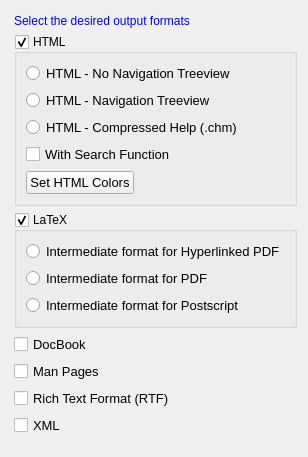
           <widget class="QWidget" name="page_Output">
            <layout class="QGridLayout" name="gridLayout_2">
             <property name="leftMargin">
              <number>14</number>
             </property>
             <property name="topMargin">
              <number>14</number>
             </property>
             <item row="7" column="0">
              <widget class="QCheckBox" name="gen_xml_CB1">
               <property name="font">
                <font>
                 <pointsize>10</pointsize>
                </font>
               </property>
               <property name="text">
                <string>XML</string>
               </property>
              </widget>
             </item>
             <item row="0" column="0">
              <widget class="QLabel" name="label_t1_d">
               <property name="palette">
                <palette>
                 <active>
                  <colorrole role="WindowText">
                   <brush brushstyle="SolidPattern">
                    <color alpha="255">
                     <red>0</red>
                     <green>0</green>
                     <blue>255</blue>
                    </color>
                   </brush>
                  </colorrole>
                 </active>
                 <inactive>
                  <colorrole role="WindowText">
                   <brush brushstyle="SolidPattern">
                    <color alpha="255">
                     <red>0</red>
                     <green>0</green>
                     <blue>255</blue>
                    </color>
                   </brush>
                  </colorrole>
                 </inactive>
                 <disabled>
                  <colorrole role="WindowText">
                   <brush brushstyle="SolidPattern">
                    <color alpha="255">
                     <red>106</red>
                     <green>104</green>
                     <blue>100</blue>
                    </color>
                   </brush>
                  </colorrole>
                 </disabled>
                </palette>
               </property>
               <property name="text">
                <string>Select the desired output formats</string>
               </property>
              </widget>
             </item>
             <item row="1" column="0">
              <widget class="QGroupBox" name="gen_html_CB1">
               <property name="title">
                <string>HTML</string>
               </property>
               <property name="checkable">
                <bool>true</bool>
               </property>
               <property name="checked">
                <bool>true</bool>
               </property>
               <layout class="QVBoxLayout" name="verticalLayout_4">
                <item>
                 <widget class="QRadioButton" name="html_plain_RB">
                  <property name="font">
                   <font>
                    <pointsize>10</pointsize>
                   </font>
                  </property>
                  <property name="text">
                   <string>HTML - No Navigation Treeview</string>
                  </property>
                  <attribute name="buttonGroup">
                   <string notr="true">buttonGroup_html</string>
                  </attribute>
                 </widget>
                </item>
                <item>
                 <widget class="QRadioButton" name="html_nav_RB">
                  <property name="font">
                   <font>
                    <pointsize>10</pointsize>
                   </font>
                  </property>
                  <property name="text">
                   <string>HTML - Navigation Treeview</string>
                  </property>
                  <attribute name="buttonGroup">
                   <string notr="true">buttonGroup_html</string>
                  </attribute>
                 </widget>
                </item>
                <item>
                 <widget class="QRadioButton" name="html_chm_RB">
                  <property name="font">
                   <font>
                    <pointsize>10</pointsize>
                   </font>
                  </property>
                  <property name="text">
                   <string>HTML - Compressed Help (.chm)</string>
                  </property>
                  <attribute name="buttonGroup">
                   <string notr="true">buttonGroup_html</string>
                  </attribute>
                 </widget>
                </item>
                <item>
                 <widget class="QCheckBox" name="html_search_CB1">
                  <property name="font">
                   <font>
                    <pointsize>10</pointsize>
                   </font>
                  </property>
                  <property name="text">
                   <string>With Search Function</string>
                  </property>
                 </widget>
                </item>
                <item>
                 <widget class="QPushButton" name="html_colors_PB">
                  <property name="sizePolicy">
                   <sizepolicy hsizetype="Maximum" vsizetype="Fixed">
                    <horstretch>0</horstretch>
                    <verstretch>0</verstretch>
                   </sizepolicy>
                  </property>
                  <property name="font">
                   <font>
                    <pointsize>10</pointsize>
                   </font>
                  </property>
                  <property name="text">
                   <string>Set HTML Colors</string>
                  </property>
                 </widget>
                </item>
               </layout>
              </widget>
             </item>
             <item row="2" column="0">
              <widget class="QGroupBox" name="gen_latex_CB1">
               <property name="title">
                <string>LaTeX</string>
               </property>
               <property name="checkable">
                <bool>true</bool>
               </property>
               <property name="checked">
                <bool>true</bool>
               </property>
               <layout class="QVBoxLayout" name="verticalLayout_5">
                <item>
                 <widget class="QRadioButton" name="latex_hyper_pdf_RB">
                  <property name="font">
                   <font>
                    <pointsize>10</pointsize>
                   </font>
                  </property>
                  <property name="text">
                   <string>Intermediate format for Hyperlinked PDF</string>
                  </property>
                  <attribute name="buttonGroup">
                   <string notr="true">buttonGroup_latex</string>
                  </attribute>
                 </widget>
                </item>
                <item>
                 <widget class="QRadioButton" name="latex_pdf_RB">
                  <property name="font">
                   <font>
                    <pointsize>10</pointsize>
                   </font>
                  </property>
                  <property name="text">
                   <string>Intermediate format for PDF</string>
                  </property>
                  <attribute name="buttonGroup">
                   <string notr="true">buttonGroup_latex</string>
                  </attribute>
                 </widget>
                </item>
                <item>
                 <widget class="QRadioButton" name="latex_ps_RB">
                  <property name="font">
                   <font>
                    <pointsize>10</pointsize>
                   </font>
                  </property>
                  <property name="text">
                   <string>Intermediate format for Postscript</string>
                  </property>
                  <attribute name="buttonGroup">
                   <string notr="true">buttonGroup_latex</string>
                  </attribute>
                 </widget>
                </item>
               </layout>
              </widget>
             </item>
             <item row="9" column="0">
              <spacer name="verticalSpacer_4">
               <property name="orientation">
                <enum>Qt::Vertical</enum>
               </property>
               <property name="sizeHint" stdset="0">
                <size>
                 <width>10</width>
                 <height>10</height>
                </size>
               </property>
              </spacer>
             </item>
             <item row="6" column="0">
              <widget class="QCheckBox" name="gen_rtf_CB1">
               <property name="font">
                <font>
                 <pointsize>10</pointsize>
                </font>
               </property>
               <property name="text">
                <string>Rich Text Format (RTF)</string>
               </property>
              </widget>
             </item>
             <item row="4" column="0">
              <widget class="QCheckBox" name="gen_docbook_CB1">
               <property name="font">
                <font>
                 <pointsize>10</pointsize>
                </font>
               </property>
               <property name="text">
                <string>DocBook</string>
               </property>
              </widget>
             </item>
             <item row="5" column="0">
              <widget class="QCheckBox" name="gen_man_CB1">
               <property name="font">
                <font>
                 <pointsize>10</pointsize>
                </font>
               </property>
               <property name="text">
                <string>Man Pages</string>
               </property>
              </widget>
             </item>
            </layout>
           </widget>
